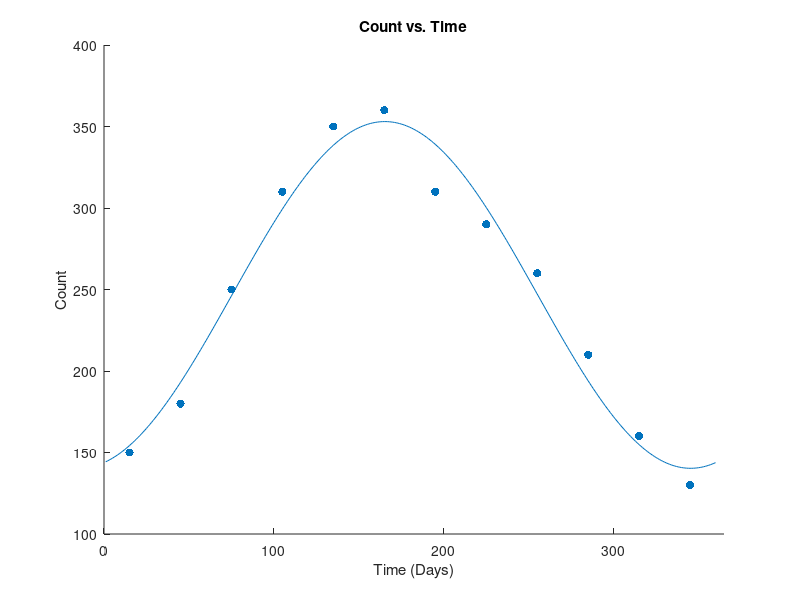

MATLAB code to generate this figure:
%{
M20 - Introduction to Computer Programming with MATLAB
Instructor: Prof. Enrique López Droguett, Ph.D.
Teacher Assistants: M. Fidansoy, G. San Martín, M. Pishahang, V. Vela.
Fall 2023 – UCLA
Student: Alex Lie
UCLA ID: 905901892
Task 2: Sinusoidal Fit
%}

%Beginning of code
clear
close all
clc

%Part a: Fitting a sinusoid to the data
Count = [150, 180, 250, 310, 350, 360, 310, 290, 260, 210, 160, 130];
Month = linspace(15,345,12);
N = length(Count); %Number of occurances
omega = 2*pi/360; %Angular frequency (radians/time)

% Fourier coefficients
A0 = sum(Count) / N
A1 =  (2/N) * sum(Count .* cos(omega * Month))
B1 =  (2/N) * sum(Count .* sin(omega * Month))

%Part b: Plotting time vs. the number of items sold
%Creating range of values
t=1:360;
y = A0 + A1 * cos(omega * t) + B1 * sin(omega * t);

% Plot data versus fit
figure;
scatter(Month, Count, "filled");
hold on;
plot(t, y);     
title("Count vs. Time");
xlabel("Time (Days)");
ylabel("Count");
xlim([0, 365]);

%Part c: Predicting number of items sold on May 15th
May15 = 30*5-15;
Prediction = A0 + A1 * cos(omega * May15) + B1 * sin(omega * May15)
